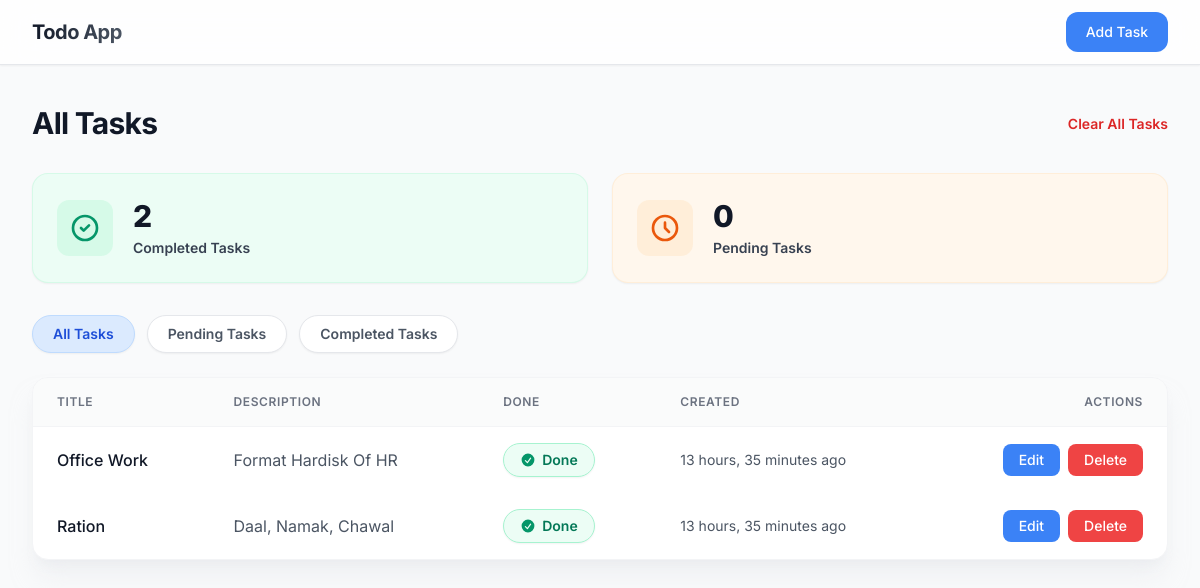
The page / on the database its author committed.
### todo/models.py (models this page shows, shortened)
class Task(models.Model):
    title = models.CharField(max_length=255)
    description = models.TextField(blank=True)
    completed = models.BooleanField(default=False)
    created_at = models.DateTimeField(auto_now_add=True)

### todo/views.py (the view)
# urls.py: 2. Add a URL to urlpatterns:  path('', views.home, name='home')
def home(request):
    tasks = Task.objects.all().order_by('-created_at')
    completed_task = Task.objects.filter(completed=True).count()
    pending_task = Task.objects.filter(completed=False).count()
    context = {
        'tasks' : tasks,
        'completed_task' : completed_task,
        'pending_task' : pending_task,
    }
    return render(request, 'home.html', context)

### todo/templates/home.html (shortened to what this page needs)
{% extends "base.html" %}
{% block content %}
    <main class="max-w-7xl mx-auto px-4 sm:px-6 lg:px-8 py-10">
        <div class="mb-8 flex items-center justify-between">
            <h2 class="text-3xl font-bold text-gray-900 tracking-tight">All Tasks</h2>
            <form method="POST" action="{% url 'delete_all_task' %}" onsubmit="return confirm('Are you sure you want to delete ALL tasks? This cannot be undone.');">
                <button type="submit" class="text-sm text-red-600 font-semibold hover:underline">Clear All Tasks</button>
            </form>
        </div>
        <div class="grid grid-cols-1 md:grid-cols-2 gap-6 mb-8 mt-6">
            <div
                class="bg-emerald-50 border border-emerald-100/80 rounded-2xl p-6 flex items-center gap-5 shadow-sm hover:shadow-md transition-shadow duration-200">
                <div class="p-3 bg-emerald-100/80 text-emerald-600 rounded-xl">
                    <svg xmlns="http://www.w3.org/2000/svg" class="w-8 h-8" fill="none" viewBox="0 0 24 24"
                        stroke="currentColor" stroke-width="2">
                        <path stroke-linecap="round" stroke-linejoin="round"
                            d="M9 12l2 2 4-4m6 2a9 9 0 11-18 0 9 9 0 0118 0z" />
                    </svg>
                </div>
                <div>
                    <h3 class="text-3xl font-extrabold text-gray-900">{{completed_task}}</h3>
                    <p class="text-sm font-semibold text-gray-700 mt-1">Completed Tasks</p>
                </div>
            </div>
            <div
                class="bg-orange-50 border border-orange-100/80 rounded-2xl p-6 flex items-center gap-5 shadow-sm hover:shadow-md transition-shadow duration-200">
                <div class="p-3 bg-orange-100/80 text-orange-600 rounded-xl">
                    <svg xmlns="http://www.w3.org/2000/svg" class="w-8 h-8" fill="none" viewBox="0 0 24 24"
                        stroke="currentColor" stroke-width="2">
                        <path stroke-linecap="round" stroke-linejoin="round"
                            d="M12 8v4l3 3m6-3a9 9 0 11-18 0 9 9 0 0118 0z" />
                    </svg>
                </div>
                <div>
                    <h3 class="text-3xl font-extrabold text-gray-900">{{pending_task}}</h3>
                    <p class="text-sm font-semibold text-gray-700 mt-1">Pending Tasks</p>
                </div>
            </div>
        </div>
        <div class="flex items-center gap-3 mb-6">
            <a href="{% url 'home' %}"
                class="px-5 py-2 rounded-full text-sm font-semibold shadow-sm {% if request.path == '/' %} bg-blue-100 text-blue-700 border border-blue-200 {% else %}bg-white text-gray-600 border border-gray-200 hover:bg-gray-50{% endif %}">
                All Tasks
            </a>
            <a href="{% url 'pending_task' %}"
                class="px-5 py-2 rounded-full text-sm font-semibold shadow-sm {% if request.path == '/pending-task/' %} bg-blue-100 text-blue-700 border border-blue-200 {% else %}bg-white text-gray-600 border border-gray-200 hover:bg-gray-50{% endif %}">
                Pending Tasks
            </a>
            <a href="{% url 'completed_task' %}"
                class="px-5 py-2 rounded-full text-sm font-semibold shadow-sm {% if request.path == '/completed-task/' %} bg-blue-100 text-blue-700 border border-blue-200 {% else %}bg-white text-gray-600 border border-gray-200 hover:bg-gray-50{% endif %}">
                Completed Tasks
            </a>
        </div>
        <div class="bg-white rounded-2xl shadow-xl shadow-gray-200/50 border border-gray-100 overflow-hidden">
            <div class="overflow-x-auto">
                <table class="w-full text-left border-collapse">
                    <thead>
                        <tr class="bg-gray-50/80 border-b border-gray-100">
                            <th class="py-4 px-6 text-xs font-semibold text-gray-500 uppercase tracking-wider">Title</th>
                            <th class="py-4 px-6 text-xs font-semibold text-gray-500 uppercase tracking-wider">Description
                            </th>
                            <th class="py-4 px-6 text-xs font-semibold text-gray-500 uppercase tracking-wider">Done</th>
                            <th class="py-4 px-6 text-xs font-semibold text-gray-500 uppercase tracking-wider">Created</th>
                            <th class="py-4 px-6 text-xs font-semibold text-gray-500 uppercase tracking-wider text-right">
                                Actions</th>
                        </tr>
                    </thead>
                    {% if tasks %}
                    {% for task in tasks %}
                    <tbody class="divide-y divide-gray-100">
                        <tr class="hover:bg-blue-50/30 transition-colors duration-150 group">
                            <td class="py-4 px-6">
                                <div class="font-medium text-gray-900">{{task.title}}</div>
                            </td>
                            <td class="py-4 px-6">
                                <div class="text-gray-600">{{task.description}}</div>
                            </td>
                            <td class="py-4 px-6">
                                <form method="POST" action="{% url 'toggle_task' task.id %}" class="m-0">
                                    {% if task.completed %}
                                        <button type="submit" class="inline-flex items-center justify-center gap-1.5 px-4 py-1.5 rounded-full text-sm font-semibold transition-all duration-200 ease-in-out border shadow-sm active:scale-95 focus:outline-none focus:ring-2 focus:ring-offset-1 bg-emerald-50 text-emerald-700 border-emerald-200 hover:bg-emerald-100 hover:shadow focus:ring-emerald-500">
                                            Done
                                        </button>
                                    {% endif %}
                                </form>
                            </td>
                            <td class="py-4 px-6 text-gray-600 text-sm">
                                {{task.created_at|timesince}} ago
                            </td>
                            <td class="py-4 px-6 text-right">
                                <div class="flex justify-end gap-2">
                                    <a href="{% url 'edit_task' task.id %}"
                                        class="bg-blue-500 hover:bg-blue-600 text-white px-4 py-1.5 rounded-lg text-sm font-medium">
                                        Edit
                                    </a>
                                    <a href="{% url 'delete_task' task.id %}"
                                        class="bg-red-500 hover:bg-red-600 text-white px-4 py-1.5 rounded-lg text-sm font-medium"
                                        onclick="return confirm('Are you sure you want to delete this task?');">
                                        Delete
                                    </a>
                                </div>
                            </td>
                        </tr>
                    </tbody>
                    {% endfor %}
                    {% endif %}
                </table>
            </div>
        </div>
    </main>
{% endblock %}

### todo/templates/base.html (shortened to what this page needs)
<!DOCTYPE html>
<html lang="en">
<head>
    <script src="https://cdn.tailwindcss.com"></script>
</head>
<body class="bg-gray-50 text-gray-800 antialiased min-h-screen">
    {% include "includes/header.html" %}
    {% block content %}
    {% endblock %}
</body>
</html>

### todo/templates/includes/header.html (shortened to what this page needs)
<nav class="sticky top-0 z-50 backdrop-blur-lg bg-white/80 border-b border-gray-200 shadow-sm">
        <div class="max-w-7xl mx-auto px-4 sm:px-6 lg:px-8">
            <div class="flex justify-between items-center h-16">
                <div class="flex items-center gap-8">
                    <div class="flex-shrink-0 flex items-center">
                        <a href="{% url 'home' %}" class="text-xl font-bold bg-clip-text text-transparent bg-gradient-to-r from-gray-900 to-gray-600 tracking-tight">
                        </a>
                    </div>
                </div>
                <div class="flex items-center">
                    <a href="{% url 'add_task' %}" class="bg-blue-500 hover:bg-blue-600 text-white px-5 py-2.5 rounded-xl text-sm font-medium ">
                        Add Task
                    </a>
                </div>
            </div>
        </div>
    </nav>

### todo/templates/base.html (style rules this page uses)
body { font-family: 'Inter', sans-serif; }

### rows shown on the page
Task: title "Office Work", description "Format Hardisk Of HR", completed True (drawn), created_at "13 hours, 35 minutes"
Task: title "Ration", description "Daal, Namak, Chawal", completed True (drawn), created_at "13 hours, 35 minutes"

### other values the page prints
{{ completed_task }} "2"
{{ pending_task }} "0"
